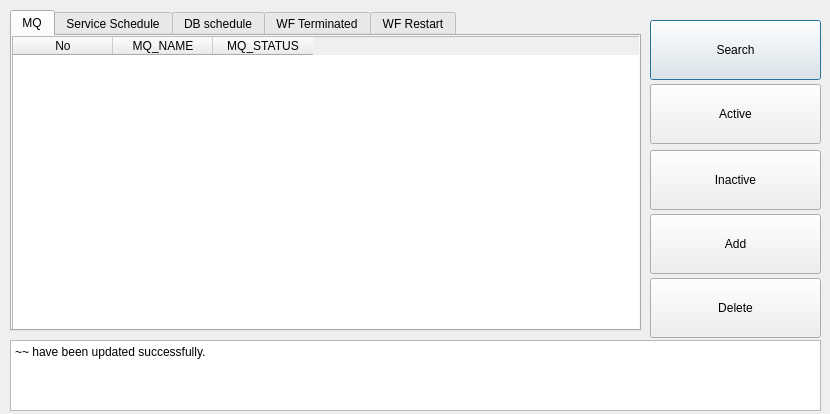
<?xml version="1.0" encoding="UTF-8"?>
<ui version="4.0">
 <class>Dialog</class>
 <widget class="QDialog" name="Dialog">
  <property name="geometry">
   <rect>
    <x>0</x>
    <y>0</y>
    <width>830</width>
    <height>414</height>
   </rect>
  </property>
  <property name="windowTitle">
   <string>Dialog</string>
  </property>
  <widget class="QTabWidget" name="tabWidget">
   <property name="geometry">
    <rect>
     <x>10</x>
     <y>10</y>
     <width>631</width>
     <height>321</height>
    </rect>
   </property>
   <property name="sizePolicy">
    <sizepolicy hsizetype="Expanding" vsizetype="Expanding">
     <horstretch>0</horstretch>
     <verstretch>0</verstretch>
    </sizepolicy>
   </property>
   <property name="baseSize">
    <size>
     <width>0</width>
     <height>0</height>
    </size>
   </property>
   <property name="currentIndex">
    <number>0</number>
   </property>
   <property name="iconSize">
    <size>
     <width>2</width>
     <height>16</height>
    </size>
   </property>
   <widget class="QWidget" name="tab">
    <attribute name="title">
     <string>MQ</string>
    </attribute>
    <widget class="QTableWidget" name="tableWidget">
     <property name="geometry">
      <rect>
       <x>0</x>
       <y>0</y>
       <width>631</width>
       <height>301</height>
      </rect>
     </property>
     <property name="dragEnabled">
      <bool>true</bool>
     </property>
     <attribute name="horizontalHeaderMinimumSectionSize">
      <number>25</number>
     </attribute>
     <attribute name="verticalHeaderCascadingSectionResizes">
      <bool>false</bool>
     </attribute>
     <attribute name="verticalHeaderShowSortIndicator" stdset="0">
      <bool>false</bool>
     </attribute>
     <attribute name="verticalHeaderStretchLastSection">
      <bool>false</bool>
     </attribute>
     <column>
      <property name="text">
       <string>No</string>
      </property>
     </column>
     <column>
      <property name="text">
       <string>MQ_NAME</string>
      </property>
     </column>
     <column>
      <property name="text">
       <string>MQ_STATUS</string>
      </property>
     </column>
    </widget>
   </widget>
   <widget class="QWidget" name="tab_2">
    <attribute name="title">
     <string>Service Schedule</string>
    </attribute>
    <widget class="QTableWidget" name="tableWidget_2">
     <property name="geometry">
      <rect>
       <x>0</x>
       <y>0</y>
       <width>631</width>
       <height>301</height>
      </rect>
     </property>
     <property name="dragEnabled">
      <bool>true</bool>
     </property>
     <attribute name="horizontalHeaderMinimumSectionSize">
      <number>25</number>
     </attribute>
     <attribute name="verticalHeaderCascadingSectionResizes">
      <bool>false</bool>
     </attribute>
     <attribute name="verticalHeaderShowSortIndicator" stdset="0">
      <bool>false</bool>
     </attribute>
     <attribute name="verticalHeaderStretchLastSection">
      <bool>false</bool>
     </attribute>
     <column>
      <property name="text">
       <string>No</string>
      </property>
     </column>
     <column>
      <property name="text">
       <string>S_NAME</string>
      </property>
     </column>
     <column>
      <property name="text">
       <string>S_STATUS</string>
      </property>
     </column>
    </widget>
   </widget>
   <widget class="QWidget" name="tab_3">
    <attribute name="title">
     <string>DB schedule</string>
    </attribute>
    <widget class="QPlainTextEdit" name="plainTextEdit">
     <property name="geometry">
      <rect>
       <x>20</x>
       <y>110</y>
       <width>551</width>
       <height>171</height>
      </rect>
     </property>
     <property name="plainText">
      <string>Running SQL :</string>
     </property>
    </widget>
    <widget class="QWidget" name="layoutWidget">
     <property name="geometry">
      <rect>
       <x>20</x>
       <y>20</y>
       <width>144</width>
       <height>62</height>
      </rect>
     </property>
     <layout class="QVBoxLayout" name="verticalLayout">
      <item>
       <widget class="QRadioButton" name="radioButton_3">
        <property name="text">
         <string>EDI BATCH Channel</string>
        </property>
       </widget>
      </item>
      <item>
       <widget class="QRadioButton" name="radioButton_2">
        <property name="text">
         <string>EDI Receive Channel</string>
        </property>
       </widget>
      </item>
      <item>
       <widget class="QRadioButton" name="radioButton">
        <property name="text">
         <string>EDI Send Channel</string>
        </property>
       </widget>
      </item>
     </layout>
    </widget>
    <widget class="QWidget" name="layoutWidget">
     <property name="geometry">
      <rect>
       <x>430</x>
       <y>20</y>
       <width>140</width>
       <height>40</height>
      </rect>
     </property>
     <layout class="QVBoxLayout" name="verticalLayout_3">
      <item>
       <widget class="QRadioButton" name="radioButton_4">
        <property name="text">
         <string>Active</string>
        </property>
       </widget>
      </item>
      <item>
       <widget class="QRadioButton" name="radioButton_5">
        <property name="text">
         <string>Inactive</string>
        </property>
       </widget>
      </item>
     </layout>
    </widget>
   </widget>
   <widget class="QWidget" name="tab_4">
    <attribute name="title">
     <string>WF Terminated</string>
    </attribute>
   </widget>
   <widget class="QWidget" name="tab_5">
    <attribute name="title">
     <string>WF Restart</string>
    </attribute>
   </widget>
  </widget>
  <widget class="QPlainTextEdit" name="plainTextEdit_2">
   <property name="geometry">
    <rect>
     <x>10</x>
     <y>340</y>
     <width>811</width>
     <height>71</height>
    </rect>
   </property>
   <property name="plainText">
    <string>~~ have been updated successfully.</string>
   </property>
  </widget>
  <widget class="QWidget" name="layoutWidget">
   <property name="geometry">
    <rect>
     <x>650</x>
     <y>20</y>
     <width>171</width>
     <height>318</height>
    </rect>
   </property>
   <layout class="QVBoxLayout" name="verticalLayout_2">
    <property name="spacing">
     <number>4</number>
    </property>
    <item>
     <widget class="QPushButton" name="pushButton_10">
      <property name="enabled">
       <bool>true</bool>
      </property>
      <property name="minimumSize">
       <size>
        <width>0</width>
        <height>60</height>
       </size>
      </property>
      <property name="text">
       <string>Search</string>
      </property>
      <property name="autoDefault">
       <bool>true</bool>
      </property>
     </widget>
    </item>
    <item alignment="Qt::AlignTop">
     <widget class="QPushButton" name="pushButton_7">
      <property name="minimumSize">
       <size>
        <width>0</width>
        <height>60</height>
       </size>
      </property>
      <property name="text">
       <string>Active</string>
      </property>
     </widget>
    </item>
    <item>
     <widget class="QPushButton" name="pushButton_9">
      <property name="minimumSize">
       <size>
        <width>0</width>
        <height>60</height>
       </size>
      </property>
      <property name="text">
       <string>Inactive</string>
      </property>
     </widget>
    </item>
    <item>
     <widget class="QPushButton" name="pushButton_6">
      <property name="minimumSize">
       <size>
        <width>0</width>
        <height>60</height>
       </size>
      </property>
      <property name="text">
       <string>Add</string>
      </property>
     </widget>
    </item>
    <item>
     <widget class="QPushButton" name="pushButton_8">
      <property name="minimumSize">
       <size>
        <width>0</width>
        <height>60</height>
       </size>
      </property>
      <property name="text">
       <string>Delete</string>
      </property>
     </widget>
    </item>
   </layout>
  </widget>
 </widget>
 <tabstops>
  <tabstop>tabWidget</tabstop>
  <tabstop>radioButton_3</tabstop>
  <tabstop>radioButton_2</tabstop>
  <tabstop>radioButton</tabstop>
  <tabstop>radioButton_4</tabstop>
  <tabstop>radioButton_5</tabstop>
  <tabstop>plainTextEdit</tabstop>
  <tabstop>pushButton_10</tabstop>
  <tabstop>pushButton_7</tabstop>
  <tabstop>pushButton_9</tabstop>
  <tabstop>pushButton_6</tabstop>
  <tabstop>pushButton_8</tabstop>
  <tabstop>plainTextEdit_2</tabstop>
  <tabstop>tableWidget</tabstop>
  <tabstop>tableWidget_2</tabstop>
 </tabstops>
 <resources/>
 <connections/>
</ui>
